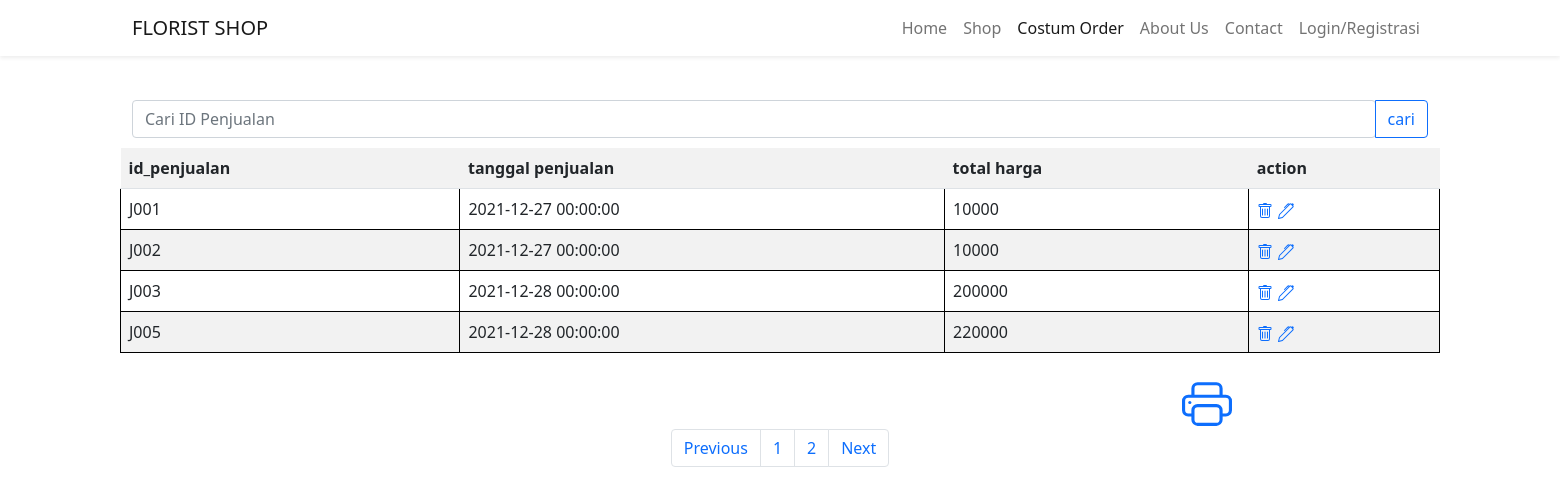
The page /laporan_tampil.php on the database its author committed.
### tables this page shows
CREATE TABLE `total_penjualan` (
  `id_penjualan` varchar(20) NOT NULL,
  `tgl_penjualan` datetime NOT NULL,
  `total_harga_penjualan` int(11) NOT NULL
);

### laporan_tampil.php (the view, shortened to what this page needs)
<?php include 'koneksi.php'; ?>
<!doctype html>
<html lang="en">
<head>
  <link href="https://cdn.jsdelivr.net/npm/bootstrap@5.1.3/dist/css/bootstrap.min.css" rel="stylesheet">
</head>
<body>
  <nav class="navbar navbar-expand-lg navbar-light bg-white shadow-sm fixed-top">
    <div class="container">
      <a class="navbar-brand" href="#">FLORIST SHOP </a>
      <div class="collapse navbar-collapse" id="navbarNav">
        <ul class="navbar-nav ms-auto">
          <li class="nav-item">
            <a class="nav-link" aria-current="page" href="index.php">Home</a>
          </li>
          <li class="nav-item">
            <a class="nav-link" href="#">Shop</a>
          </li>
          <li class="nav-item">
            <a class="nav-link active" href="custom.php">Costum Order</a>
          </li>
          <li class="nav-item">
            <a class="nav-link" href="about.php">About Us</a>
          </li>
          <li class="nav-item">
            <a class="nav-link" href="#">Contact</a>
          </li>
          <li class="nav-item">
            <a class="nav-link" href="login.php">Login/Registrasi</a>
          </li>
        </ul>
      </div>
    </div>
  </nav>
  <div class="container">
    <div class="col-sm-12">
    <div class="searchbox" style="margin-top:100px">
                          <form action="laporan_tampil.php" method="get">
                          <div class="input-group">
                          <input type="text" name="cari" class="form-control rounded" placeholder="Cari ID Penjualan" aria-label="Search"
                          aria-describedby="search-addon" />
                          <input type="submit" class="btn btn-outline-primary" value="cari" />
                          </form>
                    </div>
                    <div class="row">
  <table class="table table-striped table-hover" style="margin-top:10px;width:100%;">
  <tr>
        <th>id_penjualan</th>
        <th>tanggal penjualan</th>
        <th>total harga</th>
        <th>action</th>
    </tr>
        <?php
        $batas = 4;
        $halaman = isset($_GET['halaman'])?(int)$_GET['halaman'] : 1;
        $halaman_awal = ($halaman>1) ? ($halaman * $batas) - $batas : 0;
        $previous = $halaman - 1;
        $next = $halaman + 1;
            $data = mysqli_query($koneksi,"select * from total_penjualan");
            $jumlah_data = mysqli_num_rows($data);
            $total_halaman = ceil($jumlah_data / $batas);
            if(isset($_GET['cari'])){
              $cari = $_GET['cari'];
              $data_laporan = mysqli_query ($koneksi,"select * from total_penjualan where id_penjualan like '%".$cari."%' order by id_penjualan desc limit $halaman_awal,$batas");}
            else{
              $data_laporan = mysqli_query ($koneksi,"select * from total_penjualan limit $halaman_awal,$batas");}
            while($d = mysqli_fetch_array($data_laporan)){
            ?>
        <tr>
      <td style="border:1px solid black;"> <?php echo $d['id_penjualan']?> </td>
      <td style="border:1px solid black;"> <?php echo $d['tgl_penjualan']?> </td>
      <td style="border:1px solid black;"> <?php echo $d['total_harga_penjualan']?> </td>
      <td style="border:1px solid black;">
      <a  href="delete_laporan.php?id=<?php echo $d['id_penjualan'] ?>"></a>
<a href="edit_laporan.php?id=<?php echo $d['id_penjualan'] ?>">
</a>
    </td>
            </tr>
      <?php
        }
        ?>
  </table>
  <a style="margin-top:10px;width:70%;margin-left:1050px;" href="print.php" target="_blank">
  </a>
  <nav>
              <ul class="pagination justify-content-center">
                <li class="page-item">
                  <a class="page-link" <?php if($halaman > 1){ echo "href='?halaman=$previous'"; } ?>>Previous</a>
                </li>
                <?php
                for($x=1;$x<=$total_halaman;$x++){
                  ?>
                  <li class="page-item"><a class="page-link" href="?halaman=<?php echo $x ?>"><?php echo $x; ?></a></li>
                  <?php
                }
                ?>
                <li class="page-item">
                  <a  class="page-link" <?php if($halaman < $total_halaman) { echo "href='?halaman=$next'"; } ?>>Next</a>
                </li>
              </ul>
            </nav>
            </div>
            </div>
            </div>
    </body>
    </html>

### laporan_tampil.php (style rules this page uses)
body { background-color: white; }

### rows shown on the page
total_penjualan: id_penjualan "J001", tgl_penjualan "2021-12-27 00:00:00", total_harga_penjualan "10000"
total_penjualan: id_penjualan "J002", tgl_penjualan "2021-12-27 00:00:00", total_harga_penjualan "10000"
total_penjualan: id_penjualan "J003", tgl_penjualan "2021-12-28 00:00:00", total_harga_penjualan "200000"
total_penjualan: id_penjualan "J005", tgl_penjualan "2021-12-28 00:00:00", total_harga_penjualan "220000"
